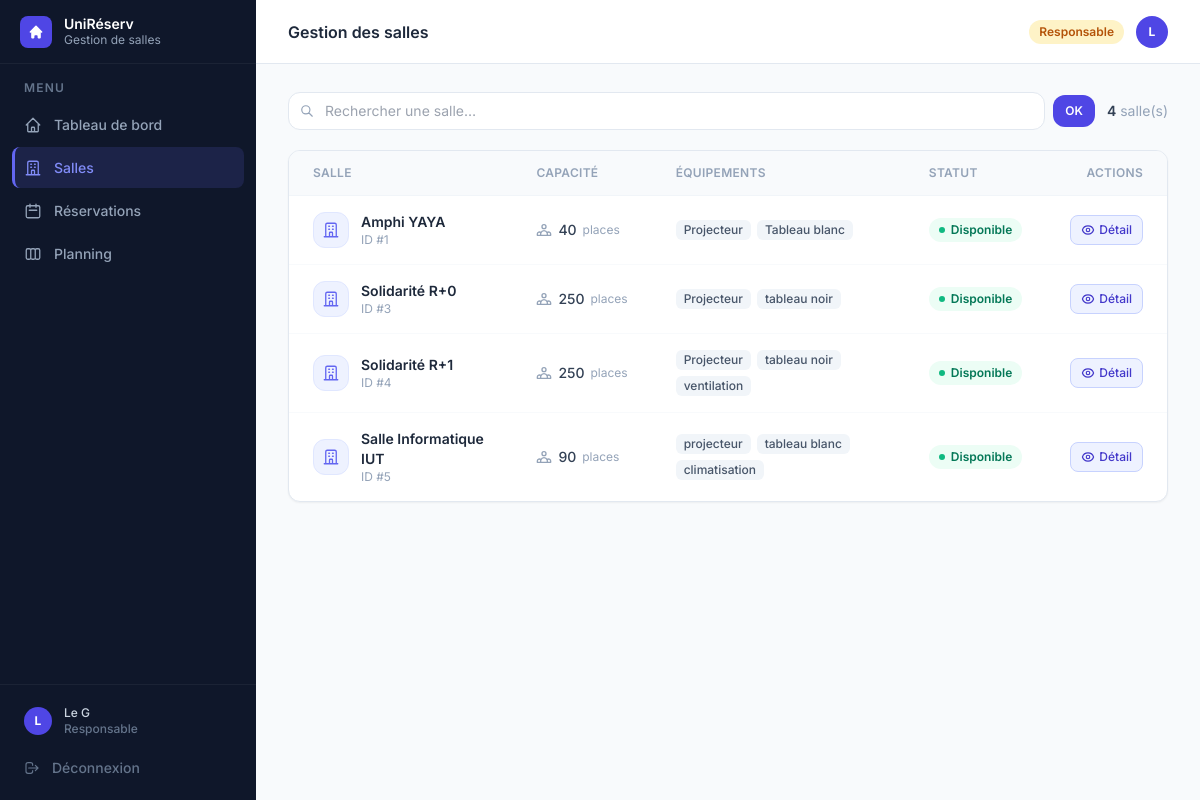
The app's page /salles (signed in) with its own data.
### tables this page shows
CREATE TABLE utilisateurs (
            id               INTEGER PRIMARY KEY,
            nom              TEXT    NOT NULL,
            email            TEXT    NOT NULL UNIQUE,
            login            TEXT    NOT NULL UNIQUE,
            mot_de_passe     TEXT    NOT NULL,
            role             TEXT    NOT NULL,
            date_inscription TEXT    NOT NULL,
            matricule        TEXT,
            classe           TEXT,
            matiere          TEXT
        , ecole_id INTEGER, unite_formation_id INTEGER);

CREATE TABLE salles (
            id          INTEGER PRIMARY KEY,
            nom         TEXT    NOT NULL UNIQUE,
            capacite    INTEGER NOT NULL,
            equipements TEXT    NOT NULL DEFAULT '[]',
            disponible  INTEGER NOT NULL DEFAULT 1
        );

### gestion de salle/app.py (the view)
@app.route("/salles")
@login_required
def salles():
    _, _, salles_dict, _ = get_data()
    q = request.args.get("q", "").strip().lower()
    toutes = list(salles_dict.values())
    resultats = [s for s in toutes if q in s.nom.lower()] if q else toutes
    return render_template("salles.html", active="salles",
                           salles=resultats, q=q, nb_total=len(toutes))

### gestion de salle/app.py (called while the page is built)
def get_bd():
    return BaseDonneesSQLite()

@app.context_processor
def inject_format_classe():
    return dict(format_classe=_format_classe)

def get_data():
    bd   = get_bd()
    tout = bd.charger_tout()
    maintenant = datetime.now()
    for r in tout["reservations"]:
        if r.statut in (StatutReservation.CONFIRMEE, StatutReservation.EN_ATTENTE):
            if datetime.combine(r.date, r.heure_fin) < maintenant:
                r._Reservation__statut = StatutReservation.TERMINEE
                bd.sauvegarder_reservation(r)
    return (
        bd,
        {u.id: u for u in tout["utilisateurs"]},
        {s.id: s for s in tout["salles"]},
        tout["reservations"],
    )

def login_required(f):
    @wraps(f)
    def decorated(*args, **kwargs):
        if "user_id" not in session:
            return redirect(url_for("login"))
        return f(*args, **kwargs)
    return decorated

### gestion de salle/models/reservation.py (called while the page is built)
    def _valider_horaires(self):
        if self.__heure_debut >= self.__heure_fin:
            raise ValueError(
                f"L'heure de début ({self.__heure_debut}) "
                f"doit être avant l'heure de fin ({self.__heure_fin})."
            )

    @property
    def id(self) -> int:
        return self.__id

    @id.setter
    def id(self, valeur: int):
        self.__id = valeur

    @property
    def date(self) -> date:
        return self.__date

    @property
    def heure_fin(self) -> time:
        return self.__heure_fin

    @property
    def statut(self) -> StatutReservation:
        return self.__statut

### gestion de salle/models/salle.py (called while the page is built)
    @property
    def id(self) -> int:
        return self.__id

    @id.setter
    def id(self, valeur: int):
        if self.__id is None:
            self.__id = valeur

    @property
    def nom(self) -> str:
        return self.__nom

    @property
    def capacite(self) -> int:
        return self.__capacite

    @property
    def equipements(self) -> list[str]:
        return list(self.__equipements)

    @property
    def disponible(self) -> bool:
        return self.__disponible

    @disponible.setter
    def disponible(self, valeur: bool):
        self.__disponible = valeur

### gestion de salle/models/utilisateur.py (called while the page is built)
    @property
    def id(self) -> int:
        return self.__id

    @id.setter
    def id(self, valeur: int):
        if self.__id is None:
            self.__id = valeur

### gestion de salle/persistance/db_sqlite.py (called while the page is built)
    def charger_toutes_salles(self) -> list[Salle]:
        with self._connexion() as conn:
            rows = conn.execute("SELECT * FROM salles").fetchall()
        return [self._ligne_vers_salle(r) for r in rows]

### gestion de salle/templates/salles.html (shortened to what this page needs)
{% extends "base.html" %}
{% block heading %}Gestion des salles{% endblock %}
{% block content %}
<div class="flex items-center gap-3 mb-5 flex-wrap">
  <form method="GET" action="{{ url_for('salles') }}" class="flex items-center gap-2 flex-1 min-w-52">
    <div class="relative flex-1">
      <input type="text" name="q" value="{{ q }}" placeholder="Rechercher une salle…"
             class="w-full pl-9 pr-3 py-2 rounded-xl border border-slate-200 bg-white text-sm
                    focus:outline-none focus:ring-2 focus:ring-indigo-400 focus:bg-white transition-all"/>
    </div>
    <button type="submit"
            class="px-3 py-2 rounded-xl bg-indigo-600 hover:bg-indigo-700 text-white text-xs font-semibold transition shrink-0">
      OK
    </button>
  </form>
  <p class="text-slate-400 text-sm shrink-0">
    <span class="font-semibold text-slate-700">{{ salles|length }}</span>
    {% if q %}résultat(s) sur {{ nb_total }}{% else %}salle(s){% endif %}
  </p>
</div>
<div class="bg-white rounded-xl border border-slate-200 shadow-sm overflow-hidden">
  {% if salles %}
  <div class="overflow-x-auto">
    <table class="w-full text-sm">
      <thead>
        <tr class="border-b border-slate-100 bg-slate-50">
          <th class="px-6 py-3.5 text-left text-xs font-semibold text-slate-400 uppercase tracking-wide">Salle</th>
          <th class="px-6 py-3.5 text-left text-xs font-semibold text-slate-400 uppercase tracking-wide">Capacité</th>
          <th class="px-6 py-3.5 text-left text-xs font-semibold text-slate-400 uppercase tracking-wide">Équipements</th>
          <th class="px-6 py-3.5 text-left text-xs font-semibold text-slate-400 uppercase tracking-wide">Statut</th>
          <th class="px-6 py-3.5 text-right text-xs font-semibold text-slate-400 uppercase tracking-wide">Actions</th>
        </tr>
      </thead>
      <tbody>
        {% for s in salles %}
        <tr class="data-row border-b border-slate-50 last:border-0">
          <td class="px-6 py-4">
            <div class="flex items-center gap-3">
              <div class="w-9 h-9 rounded-xl bg-indigo-50 border border-indigo-100 flex items-center justify-center shrink-0">
              </div>
              <div>
                <p class="font-semibold text-slate-800">{{ s.nom }}</p>
                <p class="text-xs text-slate-400">ID #{{ s.id }}</p>
              </div>
            </div>
          </td>
          <td class="px-6 py-4">
            <div class="flex items-center gap-1.5 text-slate-700">
              <span class="font-medium">{{ s.capacite }}</span>
              <span class="text-slate-400 text-xs">places</span>
            </div>
          </td>
          <td class="px-6 py-4">
            {% if s.equipements %}
            <div class="flex flex-wrap gap-1.5">
              {% for eq in s.equipements %}
              <span class="px-2 py-0.5 rounded-md bg-slate-100 text-slate-600 text-xs font-medium">{{ eq }}</span>
              {% endfor %}
            </div>
            {% else %}
            <span class="text-slate-300 text-sm">—</span>
            {% endif %}
          </td>
          <td class="px-6 py-4">
            {% if s.disponible %}
            <span class="inline-flex items-center gap-1.5 px-2.5 py-1 rounded-full text-xs font-semibold bg-emerald-50 text-emerald-700">
              <span class="w-1.5 h-1.5 rounded-full bg-emerald-500"></span> Disponible
            </span>
            {% else %}
            <span class="inline-flex items-center gap-1.5 px-2.5 py-1 rounded-full text-xs font-semibold bg-red-50 text-red-700">
              <span class="w-1.5 h-1.5 rounded-full bg-red-500"></span> Indisponible
            </span>
            {% endif %}
          </td>
          <td class="px-6 py-4">
            <div class="flex items-center justify-end gap-2">
              <a href="{{ url_for('salles_detail', salle_id=s.id) }}"
                 class="inline-flex items-center gap-1 px-2.5 py-1.5 rounded-lg border border-indigo-200 bg-indigo-50 hover:bg-indigo-100 text-indigo-700 text-xs font-medium transition">
                Détail
              </a>
            </div>
          </td>
        </tr>
        {% endfor %}
      </tbody>
    </table>
  </div>
  {% endif %}
</div>
{% endblock %}

### gestion de salle/templates/base.html (shortened to what this page needs)
<!DOCTYPE html>
<html lang="fr" class="h-full">
<head>
  <script src="https://cdn.tailwindcss.com"></script>
</head>
<body class="h-full bg-slate-50 flex" style="font-family:'Inter',sans-serif">
  <aside class="w-64 bg-slate-900 flex flex-col fixed inset-y-0 left-0 z-30" style="background:linear-gradient(180deg,#0f172a 0%,#0f172a 100%)">
    <div class="h-16 flex items-center gap-3 px-5 border-b border-white/5">
      <div class="w-8 h-8 rounded-lg bg-indigo-600 flex items-center justify-center shrink-0">
        <svg class="w-4 h-4 text-white" fill="currentColor" viewBox="0 0 20 20">
          <path d="M10.707 2.293a1 1 0 00-1.414 0l-7 7a1 1 0 001.414 1.414L4 10.414V17a1 1 0 001 1h2a1 1 0 001-1v-2a1 1 0 011-1h2a1 1 0 011 1v2a1 1 0 001 1h2a1 1 0 001-1v-6.586l.293.293a1 1 0 001.414-1.414l-7-7z"/>
        </svg>
      </div>
      <div>
        <p class="text-white font-semibold text-sm leading-tight">UniRéserv</p>
        <p class="text-slate-400 text-xs">Gestion de salles</p>
      </div>
    </div>
    <nav class="flex-1 px-3 py-4 space-y-0.5 overflow-y-auto">
      <p class="text-slate-500 text-xs font-semibold uppercase tracking-widest px-3 mb-2">Menu</p>
      <a href="{{ url_for('dashboard') }}" class="nav-item {% if active=='dashboard' %}nav-item-active{% else %}nav-item-inactive{% endif %}">
        Tableau de bord
      </a>
      <a href="{{ url_for('salles') }}" class="nav-item {% if active=='salles' %}nav-item-active{% else %}nav-item-inactive{% endif %}">
        <svg style="width:18px;height:18px" fill="none" stroke="currentColor" stroke-width="1.75" viewBox="0 0 24 24">
          <path stroke-linecap="round" stroke-linejoin="round" d="M19 21V5a2 2 0 00-2-2H7a2 2 0 00-2 2v16m14 0h2m-2 0h-5m-9 0H3m2 0h5M9 7h1m-1 4h1m4-4h1m-1 4h1m-5 10v-5a1 1 0 011-1h2a1 1 0 011 1v5m-4 0h4"/>
        </svg>
        Salles
      </a>
      <a href="{{ url_for('reservations') }}" class="nav-item {% if active=='reservations' %}nav-item-active{% else %}nav-item-inactive{% endif %}">
        <svg style="width:18px;height:18px" fill="none" stroke="currentColor" stroke-width="1.75" viewBox="0 0 24 24">
          <path stroke-linecap="round" stroke-linejoin="round" d="M8 7V3m8 4V3m-9 8h10M5 21h14a2 2 0 002-2V7a2 2 0 00-2-2H5a2 2 0 00-2 2v12a2 2 0 002 2z"/>
        </svg>
        Réservations
      </a>
      <a href="{{ url_for('planning') }}" class="nav-item {% if active=='planning' %}nav-item-active{% else %}nav-item-inactive{% endif %}">
        Planning
      </a>
    </nav>
    <div class="border-t border-white/5 p-3 space-y-0.5">
      <a href="{{ url_for('profil') }}" class="nav-item {% if active=='profil' %}nav-item-active{% else %}nav-item-inactive{% endif %} !py-2">
        <div class="w-7 h-7 rounded-full bg-indigo-600 flex items-center justify-center text-white text-xs font-bold shrink-0">
          {{ session.user_nom[0].upper() if session.user_nom else '?' }}
        </div>
        <div class="flex-1 min-w-0">
          <p class="text-slate-300 text-xs font-medium truncate">{{ session.user_nom }}</p>
          <p class="text-slate-500 text-xs truncate">
            {% if session.user_role == 'admin' %}Administrateur
            {% elif session.user_role == 'responsable' %}Responsable
            {% elif session.user_role == 'enseignant' %}Enseignant
            {% else %}Étudiant{% endif %}
          </p>
        </div>
      </a>
      <a href="{{ url_for('logout') }}" class="nav-item nav-item-inactive !text-slate-500 hover:!text-red-400">
        <svg style="width:16px;height:16px" fill="none" stroke="currentColor" stroke-width="1.75" viewBox="0 0 24 24">
          <path stroke-linecap="round" stroke-linejoin="round" d="M17 16l4-4m0 0l-4-4m4 4H7m6 4v1a3 3 0 01-3 3H6a3 3 0 01-3-3V7a3 3 0 013-3h4a3 3 0 013 3v1"/>
        </svg>
        Déconnexion
      </a>
    </div>
  </aside>
  <div class="ml-64 flex-1 flex flex-col min-h-screen">
    <header class="h-16 bg-white border-b border-slate-200 flex items-center justify-between px-8 sticky top-0 z-20">
      <h1 class="text-slate-800 font-semibold text-base">{% block heading %}{% endblock %}</h1>
      <div class="flex items-center gap-3">
        {% set role = session.user_role %}
        {% if role == 'admin' %}
          <span class="px-2.5 py-1 rounded-full text-xs font-semibold bg-red-100 text-red-700">Admin</span>
        {% elif role == 'responsable' %}
          <span class="px-2.5 py-1 rounded-full text-xs font-semibold bg-amber-100 text-amber-700">Responsable</span>
        {% elif role == 'enseignant' %}
          <span class="px-2.5 py-1 rounded-full text-xs font-semibold bg-blue-100 text-blue-700">Enseignant</span>
        {% else %}
          <span class="px-2.5 py-1 rounded-full text-xs font-semibold bg-indigo-100 text-indigo-700">Étudiant</span>
        {% endif %}
        <a href="{{ url_for('profil') }}" class="w-8 h-8 rounded-full bg-indigo-600 flex items-center justify-center text-white text-xs font-bold hover:bg-indigo-700 transition">
          {{ session.user_nom[0].upper() if session.user_nom else '?' }}
        </a>
      </div>
    </header>
    <main class="flex-1 px-8 py-7">
      {% block content %}{% endblock %}
    </main>
  </div>
</body>
</html>

### gestion de salle/templates/base.html (style rules this page uses)
body { font-family: 'Inter', sans-serif; }
.nav-item { display: flex; align-items: center; gap: 0.75rem; padding: 0.625rem 0.75rem; border-radius: 0.5rem; font-size: 0.875rem; font-weight: 500; transition: all 150ms; white-space: nowrap; }
.nav-item-active { background: rgba(99,102,241,0.15); color: #818cf8; border-left: 3px solid #6366f1; padding-left: calc(0.75rem - 3px); }
.nav-item-inactive { color: #94a3b8; }

### records on screen
utilisateurs: user_nom "Le G"
salles: nom "Amphi YAYA", id "1", capacite "40", equipements "Projecteur" "Tableau blanc", disponible 1 (drawn)
salles: nom "Solidarité R+0", id "3", capacite "250", equipements "Projecteur" "tableau noir", disponible 1 (drawn)
salles: nom "Solidarité R+1", id "4", capacite "250", equipements "Projecteur" "tableau noir" "ventilation", disponible 1 (drawn)
salles: nom "Salle Informatique IUT", id "5", capacite "90", equipements "projecteur" "tableau blanc" "climatisation", disponible 1 (drawn)

### other values on screen
{{ session.user_nom[0].upper() if session.user_nom else '?' }} "L"
{{ salles|length }} "4"
